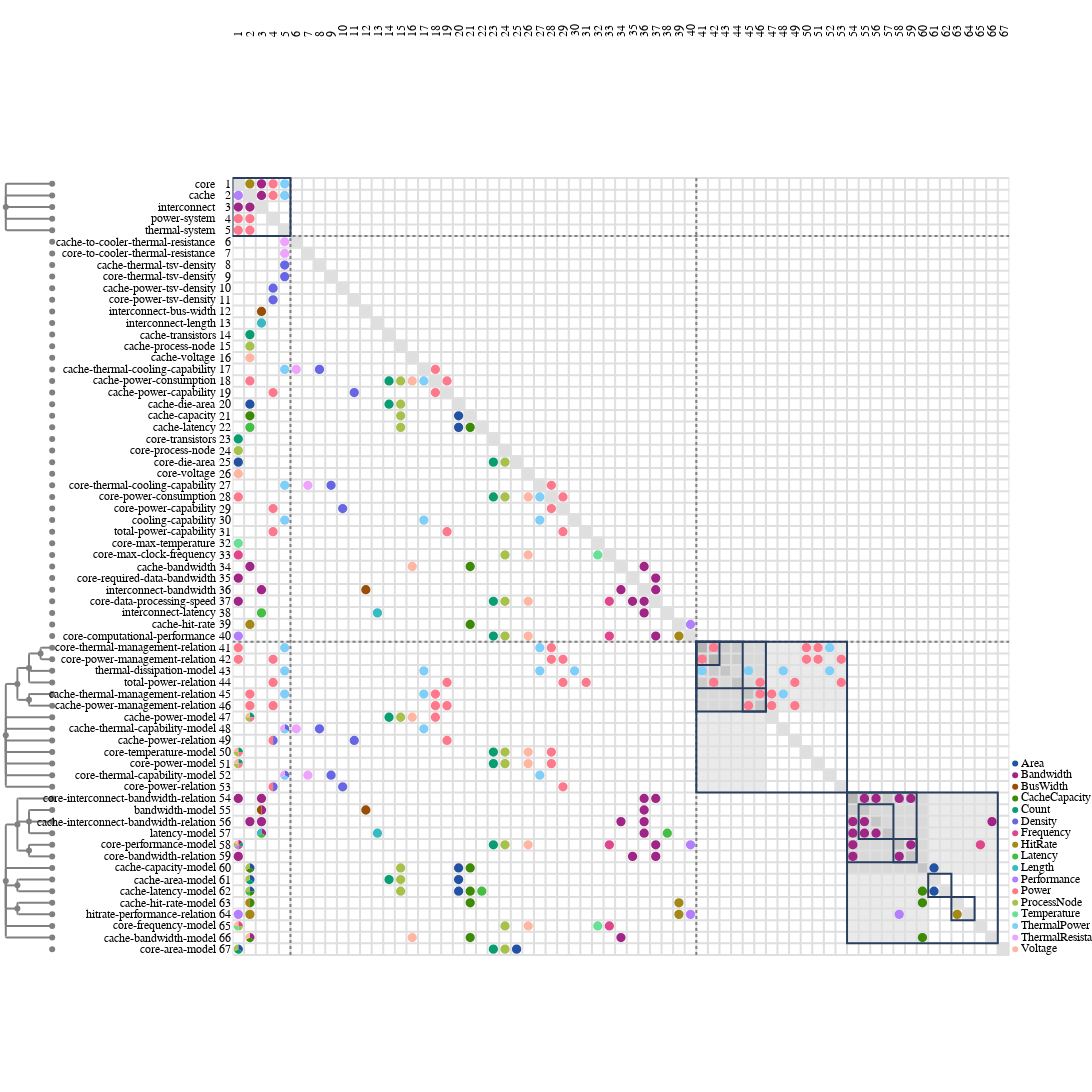

Here is the notebook cell this chart was saved with:
### Code cell
from ragraph.analysis import sequence
from raesl.plot.view_funcs import multi_domain
import ragraph.plot

# Select correct nodes and edges to be displayed.
nodes, edges = multi_domain(
    graph,
    depth=4
)

leaf_comps = [n for n in nodes if n.kind == "component"]
leaf_funcs = [n for n in nodes if n.kind == "function_spec"]
leaf_design = [n for n in nodes if n.kind == "design_spec"]
leaf_models = [n for n in nodes if n.kind == "relation_spec"]
leaf_vars = [n for n in nodes if n.kind == "variable"]

# Sequence functions.
_, _, sequenced_functions = sequence.utils.branchsort(algo=sequence.scc_tearing, graph=graph, algo_args=dict(inf=1, dep=1, mu=3), inplace=True, nodes=leaf_vars+leaf_models)

# Reload figure based on sequence.
figure = ragraph.plot.mdm(
    leafs = leaf_comps + sequenced_functions,
    edges = edges,
    style= ragraph.plot.Style(
        piemap=dict(
            display="labels",
            mode="relative",
            fields=graph.edge_labels
        ),
    )
)

figure
